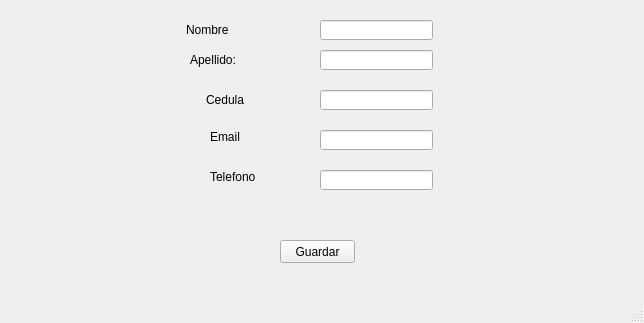
<?xml version="1.0" encoding="UTF-8"?>
<ui version="4.0">
 <class>vtn_Persona</class>
 <widget class="QMainWindow" name="vtn_Persona">
  <property name="geometry">
   <rect>
    <x>0</x>
    <y>0</y>
    <width>644</width>
    <height>323</height>
   </rect>
  </property>
  <property name="windowTitle">
   <string>Persona</string>
  </property>
  <widget class="QWidget" name="centralwidget">
   <widget class="QLineEdit" name="txt_nombre">
    <property name="geometry">
     <rect>
      <x>320</x>
      <y>20</y>
      <width>113</width>
      <height>20</height>
     </rect>
    </property>
    <property name="maxLength">
     <number>50</number>
    </property>
   </widget>
   <widget class="QLineEdit" name="txt_cedula">
    <property name="geometry">
     <rect>
      <x>320</x>
      <y>90</y>
      <width>113</width>
      <height>20</height>
     </rect>
    </property>
    <property name="maxLength">
     <number>10</number>
    </property>
   </widget>
   <widget class="QLineEdit" name="txt_email">
    <property name="geometry">
     <rect>
      <x>320</x>
      <y>130</y>
      <width>113</width>
      <height>20</height>
     </rect>
    </property>
    <property name="maxLength">
     <number>100</number>
    </property>
   </widget>
   <widget class="QLineEdit" name="txt_telefono">
    <property name="geometry">
     <rect>
      <x>320</x>
      <y>170</y>
      <width>113</width>
      <height>20</height>
     </rect>
    </property>
    <property name="maxLength">
     <number>10</number>
    </property>
   </widget>
   <widget class="QPushButton" name="btn_guardar">
    <property name="geometry">
     <rect>
      <x>280</x>
      <y>240</y>
      <width>75</width>
      <height>23</height>
     </rect>
    </property>
    <property name="text">
     <string>Guardar</string>
    </property>
   </widget>
   <widget class="QLabel" name="lbl_nombre">
    <property name="geometry">
     <rect>
      <x>186</x>
      <y>20</y>
      <width>71</width>
      <height>20</height>
     </rect>
    </property>
    <property name="text">
     <string>Nombre</string>
    </property>
   </widget>
   <widget class="QLabel" name="lbl_cedula">
    <property name="geometry">
     <rect>
      <x>206</x>
      <y>90</y>
      <width>51</width>
      <height>20</height>
     </rect>
    </property>
    <property name="text">
     <string>Cedula</string>
    </property>
   </widget>
   <widget class="QLabel" name="lbl_email">
    <property name="geometry">
     <rect>
      <x>210</x>
      <y>130</y>
      <width>47</width>
      <height>13</height>
     </rect>
    </property>
    <property name="text">
     <string>Email</string>
    </property>
   </widget>
   <widget class="QLabel" name="lbl_telefono">
    <property name="geometry">
     <rect>
      <x>210</x>
      <y>170</y>
      <width>47</width>
      <height>13</height>
     </rect>
    </property>
    <property name="text">
     <string>Telefono</string>
    </property>
   </widget>
   <widget class="QLabel" name="lbl_apellido">
    <property name="geometry">
     <rect>
      <x>190</x>
      <y>50</y>
      <width>61</width>
      <height>20</height>
     </rect>
    </property>
    <property name="text">
     <string>Apellido:</string>
    </property>
   </widget>
   <widget class="QLineEdit" name="txt_apellido">
    <property name="geometry">
     <rect>
      <x>320</x>
      <y>50</y>
      <width>113</width>
      <height>20</height>
     </rect>
    </property>
   </widget>
  </widget>
  <widget class="QStatusBar" name="stb_estado"/>
 </widget>
 <resources/>
 <connections/>
</ui>
